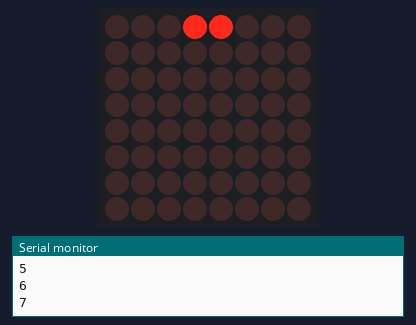
The sketch below on a simulated Arduino Uno, built with avr-gcc and run on an emulated ATmega328P. Shown: 8×8 LED matrix, the last lines printed to the serial monitor. Random numbers use the default seed unless the sketch sets one.

Above: at 0.1 s.
At 3.1 s:
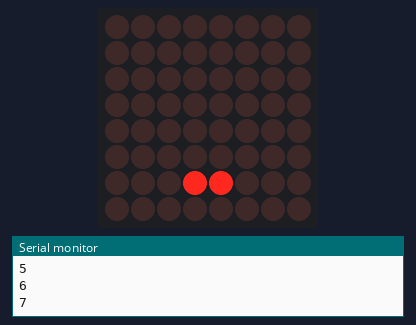
At 9.6 s:
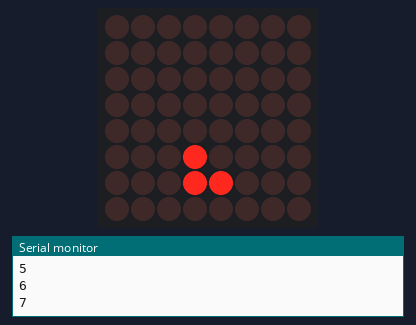
At 14.6 s:
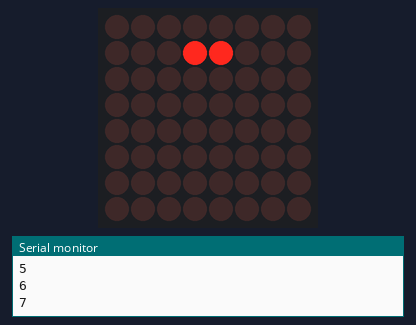
At 19.6 s:
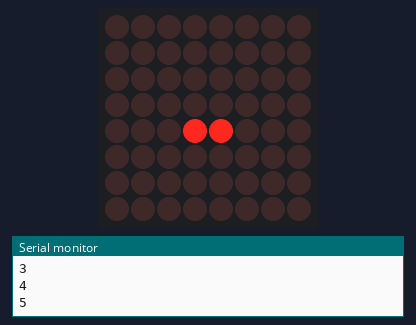
At 39.2 s:
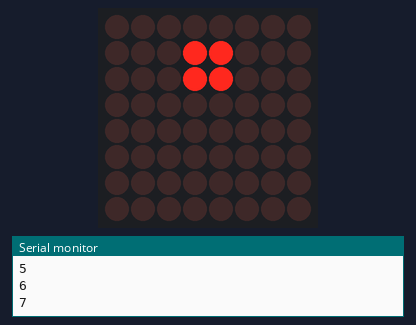

Measured:
- what the display in image 1 shows lasts 0.5 s, from 3.0 s to 3.5 s

The sketch:

Dot_Matrix_Tetris.ino
```cpp
#include <LedControl.h>                 // Add library

const int CLK = 5, CS = 6, DIN = 7;
const int MAX = 1, DLY = 500;           // MAX DOT MATRIX NUMBER AND DELAY
LedControl led = LedControl( DIN, CLK, CS, MAX );

byte images[ 4 ][ 8 ] = {  { B00011000 }, { B00011000, B00011000 }, { B00010000, B00011000 } };
byte object[ 1 ][ 8 ] = {  B11000000,0,0,0,0,0,0,0 };

void setup(){
    Serial.begin( 9600 );
    randomSeed( analogRead(0) );
    led.setIntensity(0, 5);          // CONTRAST
    led.shutdown(0, false);          // MATRIX ACTIVATED
    led.clearDisplay(0);
}

void print_object( byte ch[ 1 ][ 8 ] ){
    for( int j=0; j<8; j++ ){
        led.setRow( 0, j, ch[ 0 ][ j ] );            // INT ADRESS, INT ROW, BYTE VALUE
        delay( DLY );
    }
}

void shifted_matrix( byte ch[ 4 ][ 8 ] ){
    int obj_rnd = random( 4 );
    //Serial.println( obj_rnd );
    for( int k=0; k<7; k++ ){
        //Serial.println( k );
        for( int j=0; j<8; j++ ){
            led.setRow( 0, j+k, ( ch[ obj_rnd ][ j ]));   // INT ADRESS, INT ROW, BYTE VALUE
            Serial.println( j );
        }
        delay( DLY );
        led.clearDisplay(0);
    }
}

void loop(){
    shifted_matrix( images );
    //print_object( object );
}
```
